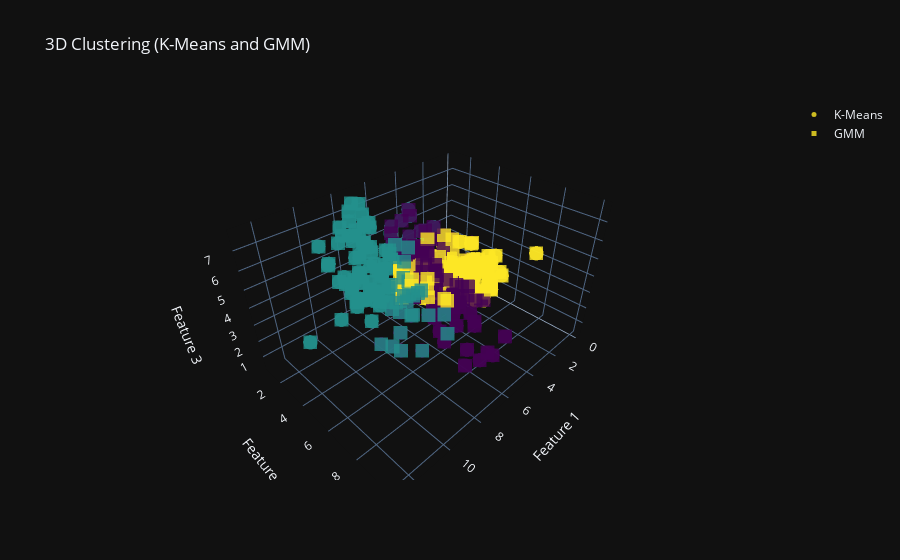

The notebook cell saved with this chart:
### Markdown cell above
Even in greater dimensions, the GMM performance is the same as KMEANS for this simple dataset.   
Let's try with a different dataset with more confused centers

### Code cell
# Generate synthetic data
np.random.seed(0)
n_samples = 300
n_features = 3  
n_clusters = 3

# Generate synthetic data
np.random.seed(0)

# Create three random Gaussian distributions in 3D that cross each other

mean1 = np.array([4, 5, 4])
cov1 = np.array([[2, -0.5, 1], [-0.5, 2, 1], [1, 1, 2]])  # increased variance
data1 = np.random.multivariate_normal(mean1, cov1, n_samples // 3)

mean2 = np.array([6, 6, 5])
cov2 = np.array([[2, 0.5, 1], [0.5, 2, -1], [1, -1, 2]])  # increased variance
data2 = np.random.multivariate_normal(mean2, cov2, n_samples // 3)

mean3 = np.array([8, 4, 5])
cov3 = np.array([[2, 0.5, 0.5], [0.5, 2, -1], [0.5, -1, 2]])  # increased variance
data3 = np.random.multivariate_normal(mean3, cov3, n_samples // 3)

X = np.vstack((data1, data2, data3))


# Fit K-Means
kmeans = KMeans(n_clusters=n_clusters, random_state=0).fit(X)
kmeans_labels = kmeans.labels_

# Fit your GMM
gmm = my_GMM(n_clusters)
gmm.fit(X)
gmm_labels = gmm.predict(X)

# Create 3D plots using plotly
fig = go.Figure()

# K-Means Clustering
fig.add_trace(go.Scatter3d(x=X[:, 0], y=X[:, 1], z=X[:, 2], mode='markers', 
                           marker=dict(color=kmeans_labels, size=5, opacity=0.8, colorscale='viridis'),
                           name='K-Means'))

# GMM Clustering
fig.add_trace(go.Scatter3d(x=X[:, 0], y=X[:, 1], z=X[:, 2], mode='markers', 
                           marker=dict(color=gmm_labels, size=5, opacity=0.8, symbol='square', colorscale='viridis'),
                           name='GMM'))

fig.update_layout(title="3D Clustering (K-Means and GMM)", scene=dict(
        xaxis=dict(title='Feature 1'),
        yaxis=dict(title='Feature 2'),
        zaxis=dict(title='Feature 3')))

# Appliquez le modèle de thème sombre
fig.update_layout(template="plotly_dark")

# Affichez le graphique
fig.show()

### Figure 1 — Plotly figure (JSON) as saved in the notebook; plotly's stock layout.template omitted (floating-point values rounded to 4 significant figures; data arrays with more than 128 entries replaced by an {"elided": "..."} marker saying what was removed)
{"data": [{"marker": {"color": {"elided": "300 int values"}, "colorscale": [[0, "#440154"], [0.1111, "#482878"], [0.2222, "#3e4989"], [0.3333, "#31688e"], [0.4444, "#26828e"], [0.5556, "#1f9e89"], [0.6667, "#35b779"], [0.7778, "#6ece58"], [0.8889, "#b5de2b"], [1, "#fde725"]], "opacity": 0.8, "size": 5}, "mode": "markers", "name": "K-Means", "type": "scatter3d", "x": {"elided": "300 float values"}, "y": {"elided": "300 float values"}, "z": {"elided": "300 float values"}}, {"marker": {"color": {"elided": "300 int values"}, "colorscale": [[0, "#440154"], [0.1111, "#482878"], [0.2222, "#3e4989"], [0.3333, "#31688e"], [0.4444, "#26828e"], [0.5556, "#1f9e89"], [0.6667, "#35b779"], [0.7778, "#6ece58"], [0.8889, "#b5de2b"], [1, "#fde725"]], "opacity": 0.8, "size": 5, "symbol": "square"}, "mode": "markers", "name": "GMM", "type": "scatter3d", "x": {"elided": "300 float values"}, "y": {"elided": "300 float values"}, "z": {"elided": "300 float values"}}], "layout": {"scene": {"xaxis": {"title": {"text": "Feature 1"}}, "yaxis": {"title": {"text": "Feature 2"}}, "zaxis": {"title": {"text": "Feature 3"}}}, "title": {"text": "3D Clustering (K-Means and GMM)"}}}
